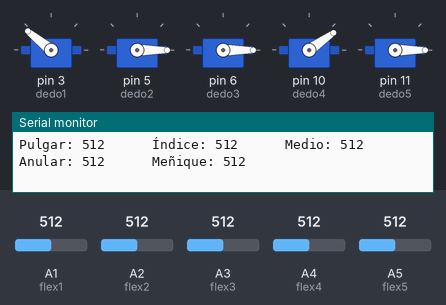
A sketch run on a simulated Arduino Uno, built with avr-gcc and run on an emulated ATmega328P. On the bench: 5 × servo, the last lines printed to the serial monitor. The inputs (shaded band) are chosen by the test bench; at power-on: A2 (flex2) = 512, A5 (flex5) = 512, A3 (flex3) = 512, A1 (flex1) = 512, A4 (flex4) = 512.

Above: at 1.2 s.
1.3 s: A2 (flex2) set to 30
At 2.2 s:
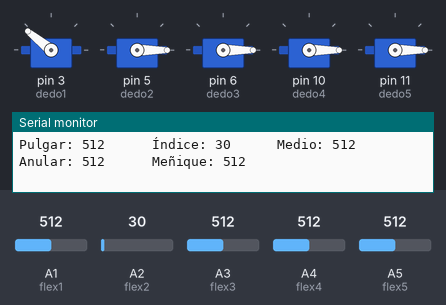
2.9 s: A5 (flex5) set to 30
At 4.1 s:
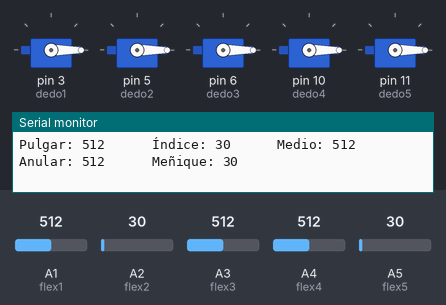
4.5 s: A3 (flex3) set to 716
At 5.4 s:
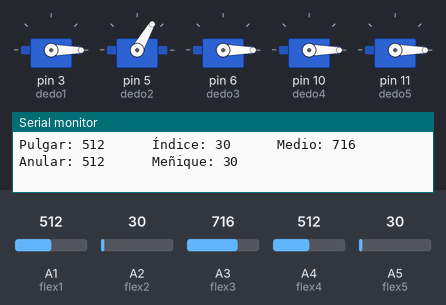
6.1 s: A1 (flex1) set to 992
At 6.6 s:
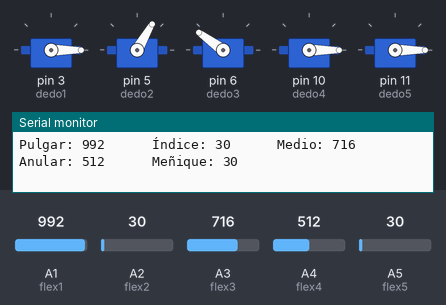
7.7 s: A4 (flex4) set to 992
At 9.0 s:
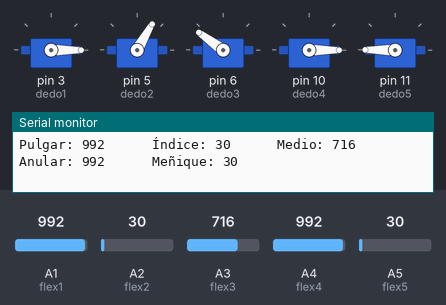
9.3 s: A3 (flex3) set to 30
At 10.2 s:
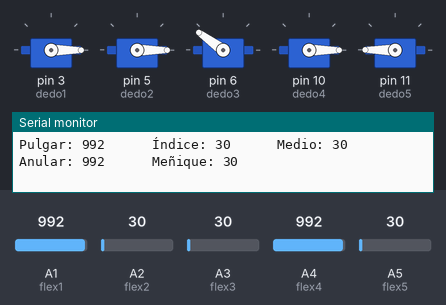
Timing chart, 0 to 11.9 s (numbered marks = the images above; inputs shaded):
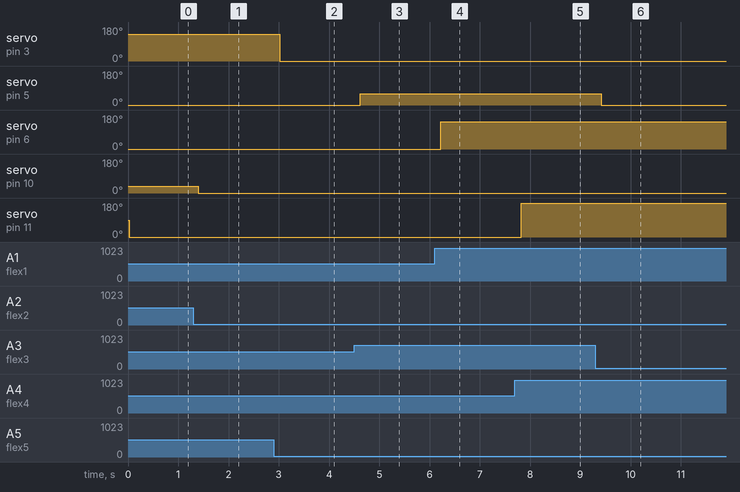

The sketch:

mano_rob_act1.ino
```cpp
#include <Servo.h>

// Declarar variables de cada dedo y su servomotor
int flex1 = A1, flex2 = A2, flex3 = A3, flex4 = A4, flex5 = A5;
int lectura1, lectura2, lectura3, lectura4, lectura5;
int grados1, grados2, grados3, grados4, grados5;
Servo dedo1, dedo2, dedo3, dedo4, dedo5;

void setup() {
  Serial.begin(9600);

  // Configuración de servos
  dedo1.attach(3);
  dedo2.attach(5);
  dedo3.attach(6);
  dedo4.attach(10);
  dedo5.attach(11);
}

void loop() {
  // Leer los valores analógicos
  lectura1 = analogRead(flex1);
  lectura2 = analogRead(flex2);
  lectura3 = analogRead(flex3);
  lectura4 = analogRead(flex4);
  lectura5 = analogRead(flex5);

  // Mapeo de los valores a grados
  grados1 = map(lectura1, 1000, 960, 180, 0);  // Ajustar estos valores según tus sensores
  grados2 = map(lectura2, 770, 450, 180, 0);
  grados3 = map(lectura3, 850, 650, 180, 0);
  grados4 = map(lectura4, 950, 800, 180, 0);
  grados5 = map(lectura5, 600, 200, 180, 0);  // Cambia este rango a algo válido

  // Imprimir los valores de los sensores y grados correspondientes
  Serial.print("Pulgar: ");
  Serial.print(lectura1);
  Serial.print("      ");
  Serial.print("Índice: ");
  Serial.print(lectura2);
  Serial.print("      ");
  Serial.print("Medio: ");
  Serial.print(lectura3);
  Serial.print("      ");
  Serial.print("Anular: ");
  Serial.print(lectura4);
  Serial.print("      ");
  Serial.print("Meñique: ");
  Serial.println(lectura5);

  // Mover los servos
  dedo1.write(grados5);
  dedo2.write(grados3);
  dedo3.write(grados1);
  dedo4.write(grados2);//***meñique
  dedo5.write(grados4);
}
```

Measured:
- after the input at 1.3 s, servo on pin 10 (dedo4): 35° → 0° after 0.10 s
- after the input at 2.9 s, servo on pin 3 (dedo1): 141° → 0° after 0.12 s
- after the input at 4.5 s, servo on pin 5 (dedo2): 0° → 60° after 0.12 s
- after the input at 6.1 s, servo on pin 6 (dedo3): 0° → 144° after 0.12 s
- after the input at 7.7 s, servo on pin 11 (dedo5): 0° → 180° after 0.12 s
- after the input at 9.3 s, servo on pin 5 (dedo2): 60° → 0° after 0.12 s
